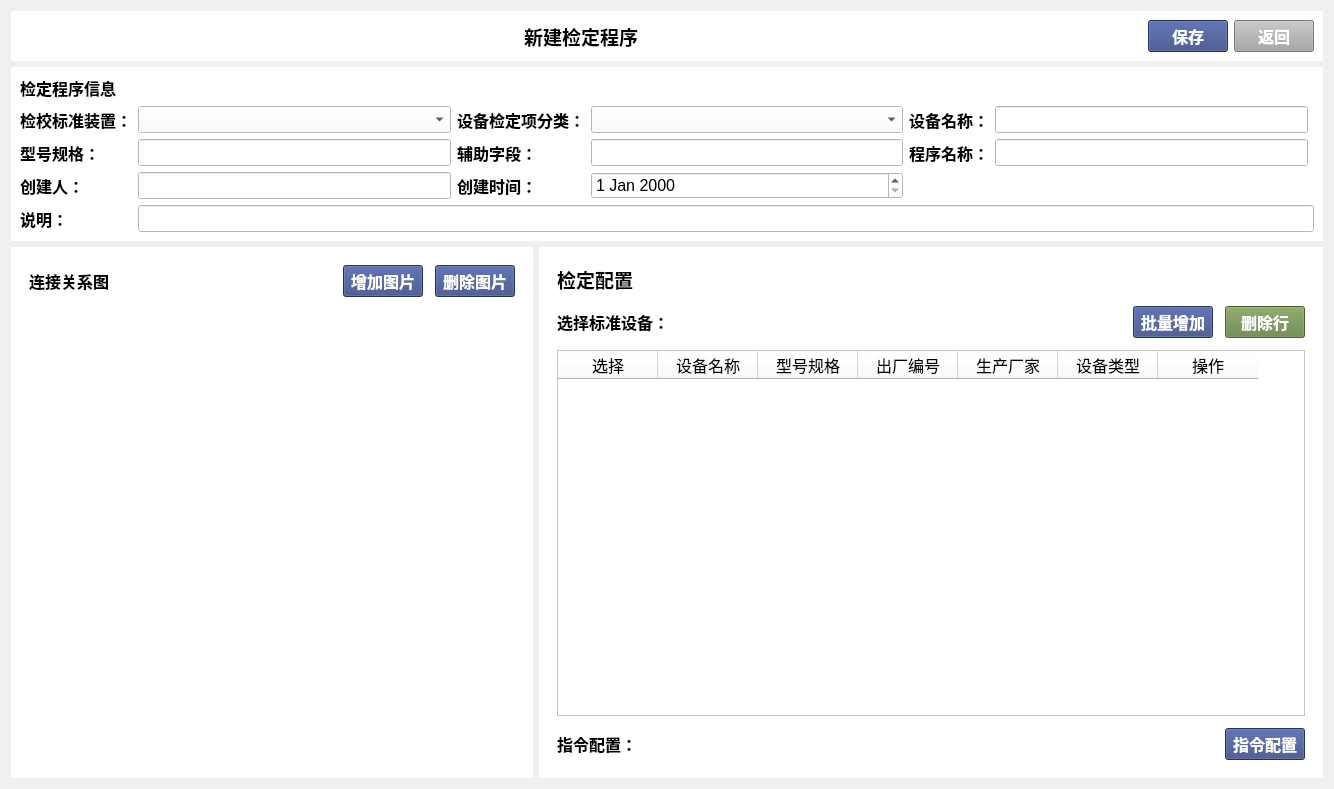
<?xml version="1.0" encoding="UTF-8"?>
<ui version="4.0">
 <class>NewCheckMethod</class>
 <widget class="QWidget" name="NewCheckMethod">
  <property name="geometry">
   <rect>
    <x>0</x>
    <y>0</y>
    <width>1334</width>
    <height>789</height>
   </rect>
  </property>
  <property name="windowTitle">
   <string>新建检定程序</string>
  </property>
  <property name="styleSheet">
   <string notr="true">background-color: rgb(240, 240, 240);</string>
  </property>
  <layout class="QVBoxLayout" name="verticalLayout_4">
   <item>
    <widget class="QWidget" name="widget" native="true">
     <property name="styleSheet">
      <string notr="true">background-color: rgb(255, 255, 255);</string>
     </property>
     <layout class="QHBoxLayout" name="horizontalLayout">
      <item>
       <widget class="QLabel" name="label">
        <property name="sizePolicy">
         <sizepolicy hsizetype="Expanding" vsizetype="Preferred">
          <horstretch>0</horstretch>
          <verstretch>0</verstretch>
         </sizepolicy>
        </property>
        <property name="font">
         <font>
          <pointsize>14</pointsize>
          <weight>75</weight>
          <bold>true</bold>
         </font>
        </property>
        <property name="text">
         <string>新建检定程序</string>
        </property>
        <property name="alignment">
         <set>Qt::AlignCenter</set>
        </property>
       </widget>
      </item>
      <item>
       <widget class="QPushButton" name="pushButton_3">
        <property name="font">
         <font>
          <pointsize>12</pointsize>
          <weight>75</weight>
          <bold>true</bold>
         </font>
        </property>
        <property name="styleSheet">
         <string notr="true">background-color: rgb(51, 69, 130);
color: rgb(255, 255, 255);</string>
        </property>
        <property name="text">
         <string>保存</string>
        </property>
        <property name="icon">
         <iconset>
          <normalon>:/image/Index/u1180.svg</normalon>
         </iconset>
        </property>
       </widget>
      </item>
      <item>
       <widget class="QPushButton" name="pushButton_4">
        <property name="font">
         <font>
          <pointsize>12</pointsize>
          <weight>75</weight>
          <bold>true</bold>
         </font>
        </property>
        <property name="styleSheet">
         <string notr="true">background-color: rgb(167, 167, 167);
color: rgb(255, 255, 255);</string>
        </property>
        <property name="text">
         <string>返回</string>
        </property>
        <property name="icon">
         <iconset>
          <normalon>:/image/Index/u7406.svg</normalon>
         </iconset>
        </property>
       </widget>
      </item>
     </layout>
    </widget>
   </item>
   <item>
    <widget class="QWidget" name="widget_2" native="true">
     <property name="styleSheet">
      <string notr="true">background-color: rgb(255, 255, 255);</string>
     </property>
     <layout class="QVBoxLayout" name="verticalLayout">
      <item>
       <widget class="QLabel" name="label_2">
        <property name="font">
         <font>
          <pointsize>12</pointsize>
          <weight>75</weight>
          <bold>true</bold>
         </font>
        </property>
        <property name="text">
         <string>检定程序信息</string>
        </property>
       </widget>
      </item>
      <item>
       <layout class="QGridLayout" name="gridLayout">
        <item row="1" column="0">
         <widget class="QLabel" name="label_15">
          <property name="font">
           <font>
            <pointsize>12</pointsize>
            <weight>75</weight>
            <bold>true</bold>
           </font>
          </property>
          <property name="text">
           <string>型号规格：</string>
          </property>
         </widget>
        </item>
        <item row="0" column="4">
         <widget class="QLabel" name="label_14">
          <property name="font">
           <font>
            <pointsize>12</pointsize>
            <weight>75</weight>
            <bold>true</bold>
           </font>
          </property>
          <property name="text">
           <string>设备名称：</string>
          </property>
         </widget>
        </item>
        <item row="1" column="4">
         <widget class="QLabel" name="label_3">
          <property name="font">
           <font>
            <pointsize>12</pointsize>
            <weight>75</weight>
            <bold>true</bold>
           </font>
          </property>
          <property name="text">
           <string>程序名称：</string>
          </property>
         </widget>
        </item>
        <item row="1" column="3">
         <widget class="QLineEdit" name="lineEdit_4">
          <property name="font">
           <font>
            <pointsize>12</pointsize>
           </font>
          </property>
         </widget>
        </item>
        <item row="0" column="0">
         <widget class="QLabel" name="label_12">
          <property name="font">
           <font>
            <pointsize>12</pointsize>
            <weight>75</weight>
            <bold>true</bold>
           </font>
          </property>
          <property name="text">
           <string>检校标准装置：</string>
          </property>
         </widget>
        </item>
        <item row="4" column="0">
         <widget class="QLabel" name="label_6">
          <property name="font">
           <font>
            <pointsize>12</pointsize>
            <weight>75</weight>
            <bold>true</bold>
           </font>
          </property>
          <property name="text">
           <string>说明：</string>
          </property>
         </widget>
        </item>
        <item row="0" column="2">
         <widget class="QLabel" name="label_13">
          <property name="font">
           <font>
            <pointsize>12</pointsize>
            <weight>75</weight>
            <bold>true</bold>
           </font>
          </property>
          <property name="text">
           <string>设备检定项分类：</string>
          </property>
         </widget>
        </item>
        <item row="0" column="1">
         <widget class="QComboBox" name="comboBoxEquipment">
          <property name="font">
           <font>
            <pointsize>12</pointsize>
           </font>
          </property>
         </widget>
        </item>
        <item row="4" column="1" colspan="6">
         <widget class="QLineEdit" name="lineEditMark">
          <property name="font">
           <font>
            <pointsize>12</pointsize>
           </font>
          </property>
         </widget>
        </item>
        <item row="1" column="2">
         <widget class="QLabel" name="label_16">
          <property name="font">
           <font>
            <pointsize>12</pointsize>
            <weight>75</weight>
            <bold>true</bold>
           </font>
          </property>
          <property name="text">
           <string>辅助字段：</string>
          </property>
         </widget>
        </item>
        <item row="1" column="1">
         <widget class="QLineEdit" name="lineEdit_3">
          <property name="font">
           <font>
            <pointsize>12</pointsize>
           </font>
          </property>
         </widget>
        </item>
        <item row="1" column="5">
         <widget class="QLineEdit" name="lineEditName">
          <property name="font">
           <font>
            <pointsize>12</pointsize>
           </font>
          </property>
         </widget>
        </item>
        <item row="2" column="0">
         <widget class="QLabel" name="label_4">
          <property name="font">
           <font>
            <pointsize>12</pointsize>
            <weight>75</weight>
            <bold>true</bold>
           </font>
          </property>
          <property name="text">
           <string>创建人：</string>
          </property>
         </widget>
        </item>
        <item row="2" column="1">
         <widget class="QLineEdit" name="lineEditUser">
          <property name="font">
           <font>
            <pointsize>12</pointsize>
           </font>
          </property>
         </widget>
        </item>
        <item row="2" column="2">
         <widget class="QLabel" name="label_5">
          <property name="font">
           <font>
            <pointsize>12</pointsize>
            <weight>75</weight>
            <bold>true</bold>
           </font>
          </property>
          <property name="text">
           <string>创建时间：</string>
          </property>
         </widget>
        </item>
        <item row="2" column="3">
         <widget class="QDateEdit" name="dateEditTime">
          <property name="font">
           <font>
            <pointsize>12</pointsize>
           </font>
          </property>
         </widget>
        </item>
        <item row="0" column="5">
         <widget class="QLineEdit" name="lineEdit_2">
          <property name="font">
           <font>
            <pointsize>12</pointsize>
           </font>
          </property>
         </widget>
        </item>
        <item row="0" column="3">
         <widget class="QComboBox" name="comboBoxCategory">
          <property name="font">
           <font>
            <pointsize>12</pointsize>
           </font>
          </property>
         </widget>
        </item>
       </layout>
      </item>
     </layout>
    </widget>
   </item>
   <item>
    <layout class="QHBoxLayout" name="horizontalLayout_5" stretch="2,3">
     <item>
      <widget class="QWidget" name="widget_3" native="true">
       <property name="sizePolicy">
        <sizepolicy hsizetype="Expanding" vsizetype="Expanding">
         <horstretch>0</horstretch>
         <verstretch>0</verstretch>
        </sizepolicy>
       </property>
       <property name="styleSheet">
        <string notr="true">background-color: rgb(255, 255, 255);</string>
       </property>
       <layout class="QVBoxLayout" name="verticalLayout_2">
        <property name="spacing">
         <number>12</number>
        </property>
        <property name="leftMargin">
         <number>18</number>
        </property>
        <property name="topMargin">
         <number>18</number>
        </property>
        <property name="rightMargin">
         <number>18</number>
        </property>
        <property name="bottomMargin">
         <number>18</number>
        </property>
        <item>
         <layout class="QHBoxLayout" name="horizontalLayout_2">
          <item>
           <widget class="QLabel" name="label_7">
            <property name="font">
             <font>
              <pointsize>12</pointsize>
              <weight>75</weight>
              <bold>true</bold>
             </font>
            </property>
            <property name="text">
             <string>连接关系图</string>
            </property>
           </widget>
          </item>
          <item>
           <widget class="QPushButton" name="pushButton_6">
            <property name="sizePolicy">
             <sizepolicy hsizetype="Fixed" vsizetype="Fixed">
              <horstretch>0</horstretch>
              <verstretch>0</verstretch>
             </sizepolicy>
            </property>
            <property name="font">
             <font>
              <pointsize>12</pointsize>
              <weight>75</weight>
              <bold>true</bold>
             </font>
            </property>
            <property name="styleSheet">
             <string notr="true">background-color: rgb(51, 69, 130);
color: rgb(255, 255, 255);</string>
            </property>
            <property name="text">
             <string>增加图片</string>
            </property>
            <property name="icon">
             <iconset>
              <normalon>:/image/Index/u7488.svg</normalon>
             </iconset>
            </property>
           </widget>
          </item>
          <item>
           <widget class="QPushButton" name="pushButton_5">
            <property name="sizePolicy">
             <sizepolicy hsizetype="Fixed" vsizetype="Fixed">
              <horstretch>0</horstretch>
              <verstretch>0</verstretch>
             </sizepolicy>
            </property>
            <property name="font">
             <font>
              <pointsize>12</pointsize>
              <weight>75</weight>
              <bold>true</bold>
             </font>
            </property>
            <property name="styleSheet">
             <string notr="true">background-color: rgb(51, 69, 130);
color: rgb(255, 255, 255);</string>
            </property>
            <property name="text">
             <string>删除图片</string>
            </property>
            <property name="icon">
             <iconset>
              <normalon>:/image/Index/u7491.svg</normalon>
             </iconset>
            </property>
           </widget>
          </item>
         </layout>
        </item>
        <item>
         <widget class="QLabel" name="label_11">
          <property name="sizePolicy">
           <sizepolicy hsizetype="Expanding" vsizetype="Expanding">
            <horstretch>0</horstretch>
            <verstretch>0</verstretch>
           </sizepolicy>
          </property>
          <property name="text">
           <string/>
          </property>
         </widget>
        </item>
       </layout>
      </widget>
     </item>
     <item>
      <widget class="QWidget" name="widget_4" native="true">
       <property name="sizePolicy">
        <sizepolicy hsizetype="Expanding" vsizetype="Expanding">
         <horstretch>0</horstretch>
         <verstretch>0</verstretch>
        </sizepolicy>
       </property>
       <property name="styleSheet">
        <string notr="true">background-color: rgb(255, 255, 255);</string>
       </property>
       <layout class="QVBoxLayout" name="verticalLayout_3">
        <property name="spacing">
         <number>12</number>
        </property>
        <property name="leftMargin">
         <number>18</number>
        </property>
        <property name="topMargin">
         <number>18</number>
        </property>
        <property name="rightMargin">
         <number>18</number>
        </property>
        <property name="bottomMargin">
         <number>18</number>
        </property>
        <item>
         <widget class="QLabel" name="label_8">
          <property name="font">
           <font>
            <pointsize>14</pointsize>
            <weight>75</weight>
            <bold>true</bold>
           </font>
          </property>
          <property name="text">
           <string>检定配置</string>
          </property>
         </widget>
        </item>
        <item>
         <layout class="QHBoxLayout" name="horizontalLayout_3">
          <item>
           <widget class="QLabel" name="label_9">
            <property name="font">
             <font>
              <pointsize>12</pointsize>
              <weight>75</weight>
              <bold>true</bold>
             </font>
            </property>
            <property name="text">
             <string>选择标准设备：</string>
            </property>
           </widget>
          </item>
          <item>
           <widget class="QPushButton" name="pushButton_7">
            <property name="sizePolicy">
             <sizepolicy hsizetype="Fixed" vsizetype="Fixed">
              <horstretch>0</horstretch>
              <verstretch>0</verstretch>
             </sizepolicy>
            </property>
            <property name="font">
             <font>
              <pointsize>12</pointsize>
              <weight>75</weight>
              <bold>true</bold>
             </font>
            </property>
            <property name="styleSheet">
             <string notr="true">background-color: rgb(51, 69, 130);
color: rgb(255, 255, 255);</string>
            </property>
            <property name="text">
             <string>批量增加</string>
            </property>
           </widget>
          </item>
          <item>
           <widget class="QPushButton" name="pushButton">
            <property name="sizePolicy">
             <sizepolicy hsizetype="Fixed" vsizetype="Fixed">
              <horstretch>0</horstretch>
              <verstretch>0</verstretch>
             </sizepolicy>
            </property>
            <property name="font">
             <font>
              <pointsize>12</pointsize>
              <weight>75</weight>
              <bold>true</bold>
             </font>
            </property>
            <property name="styleSheet">
             <string notr="true">color: rgb(255, 255, 255);
background-color: rgb(100, 132, 68);</string>
            </property>
            <property name="text">
             <string>删除行</string>
            </property>
           </widget>
          </item>
         </layout>
        </item>
        <item>
         <widget class="QTableWidget" name="tableWidget">
          <property name="font">
           <font>
            <pointsize>12</pointsize>
            <weight>50</weight>
            <bold>false</bold>
           </font>
          </property>
          <column>
           <property name="text">
            <string>选择</string>
           </property>
           <property name="font">
            <font>
             <pointsize>12</pointsize>
            </font>
           </property>
          </column>
          <column>
           <property name="text">
            <string>设备名称</string>
           </property>
           <property name="font">
            <font>
             <pointsize>12</pointsize>
            </font>
           </property>
          </column>
          <column>
           <property name="text">
            <string>型号规格</string>
           </property>
           <property name="font">
            <font>
             <pointsize>12</pointsize>
            </font>
           </property>
          </column>
          <column>
           <property name="text">
            <string>出厂编号</string>
           </property>
           <property name="font">
            <font>
             <pointsize>12</pointsize>
            </font>
           </property>
          </column>
          <column>
           <property name="text">
            <string>生产厂家</string>
           </property>
           <property name="font">
            <font>
             <pointsize>12</pointsize>
            </font>
           </property>
          </column>
          <column>
           <property name="text">
            <string>设备类型</string>
           </property>
           <property name="font">
            <font>
             <pointsize>12</pointsize>
            </font>
           </property>
          </column>
          <column>
           <property name="text">
            <string>操作</string>
           </property>
           <property name="font">
            <font>
             <pointsize>12</pointsize>
            </font>
           </property>
          </column>
         </widget>
        </item>
        <item>
         <layout class="QHBoxLayout" name="horizontalLayout_4">
          <item>
           <widget class="QLabel" name="label_10">
            <property name="font">
             <font>
              <pointsize>12</pointsize>
              <weight>75</weight>
              <bold>true</bold>
             </font>
            </property>
            <property name="text">
             <string>指令配置：</string>
            </property>
           </widget>
          </item>
          <item>
           <widget class="QPushButton" name="pushButton_8">
            <property name="sizePolicy">
             <sizepolicy hsizetype="Fixed" vsizetype="Fixed">
              <horstretch>0</horstretch>
              <verstretch>0</verstretch>
             </sizepolicy>
            </property>
            <property name="font">
             <font>
              <pointsize>12</pointsize>
              <weight>75</weight>
              <bold>true</bold>
             </font>
            </property>
            <property name="styleSheet">
             <string notr="true">background-color: rgb(51, 69, 130);
color: rgb(255, 255, 255);</string>
            </property>
            <property name="text">
             <string>指令配置</string>
            </property>
            <property name="icon">
             <iconset>
              <normalon>:/image/Index/u7458.svg</normalon>
             </iconset>
            </property>
           </widget>
          </item>
         </layout>
        </item>
       </layout>
      </widget>
     </item>
    </layout>
   </item>
  </layout>
 </widget>
 <resources/>
 <connections>
  <connection>
   <sender>pushButton_7</sender>
   <signal>clicked()</signal>
   <receiver>NewCheckMethod</receiver>
   <slot>showCheckDevice()</slot>
   <hints>
    <hint type="sourcelabel">
     <x>1304</x>
     <y>233</y>
    </hint>
    <hint type="destinationlabel">
     <x>1333</x>
     <y>200</y>
    </hint>
   </hints>
  </connection>
  <connection>
   <sender>pushButton_6</sender>
   <signal>clicked()</signal>
   <receiver>NewCheckMethod</receiver>
   <slot>choosePicture()</slot>
   <hints>
    <hint type="sourcelabel">
     <x>413</x>
     <y>202</y>
    </hint>
    <hint type="destinationlabel">
     <x>266</x>
     <y>156</y>
    </hint>
   </hints>
  </connection>
  <connection>
   <sender>pushButton_5</sender>
   <signal>clicked()</signal>
   <receiver>NewCheckMethod</receiver>
   <slot>deletePicture()</slot>
   <hints>
    <hint type="sourcelabel">
     <x>513</x>
     <y>202</y>
    </hint>
    <hint type="destinationlabel">
     <x>385</x>
     <y>158</y>
    </hint>
   </hints>
  </connection>
  <connection>
   <sender>pushButton_8</sender>
   <signal>clicked()</signal>
   <receiver>NewCheckMethod</receiver>
   <slot>showCheckPoint()</slot>
   <hints>
    <hint type="sourcelabel">
     <x>1280</x>
     <y>753</y>
    </hint>
    <hint type="destinationlabel">
     <x>1337</x>
     <y>716</y>
    </hint>
   </hints>
  </connection>
 </connections>
 <slots>
  <slot>showCheckDevice()</slot>
  <slot>choosePicture()</slot>
  <slot>deletePicture()</slot>
  <slot>showCheckPoint()</slot>
 </slots>
</ui>
